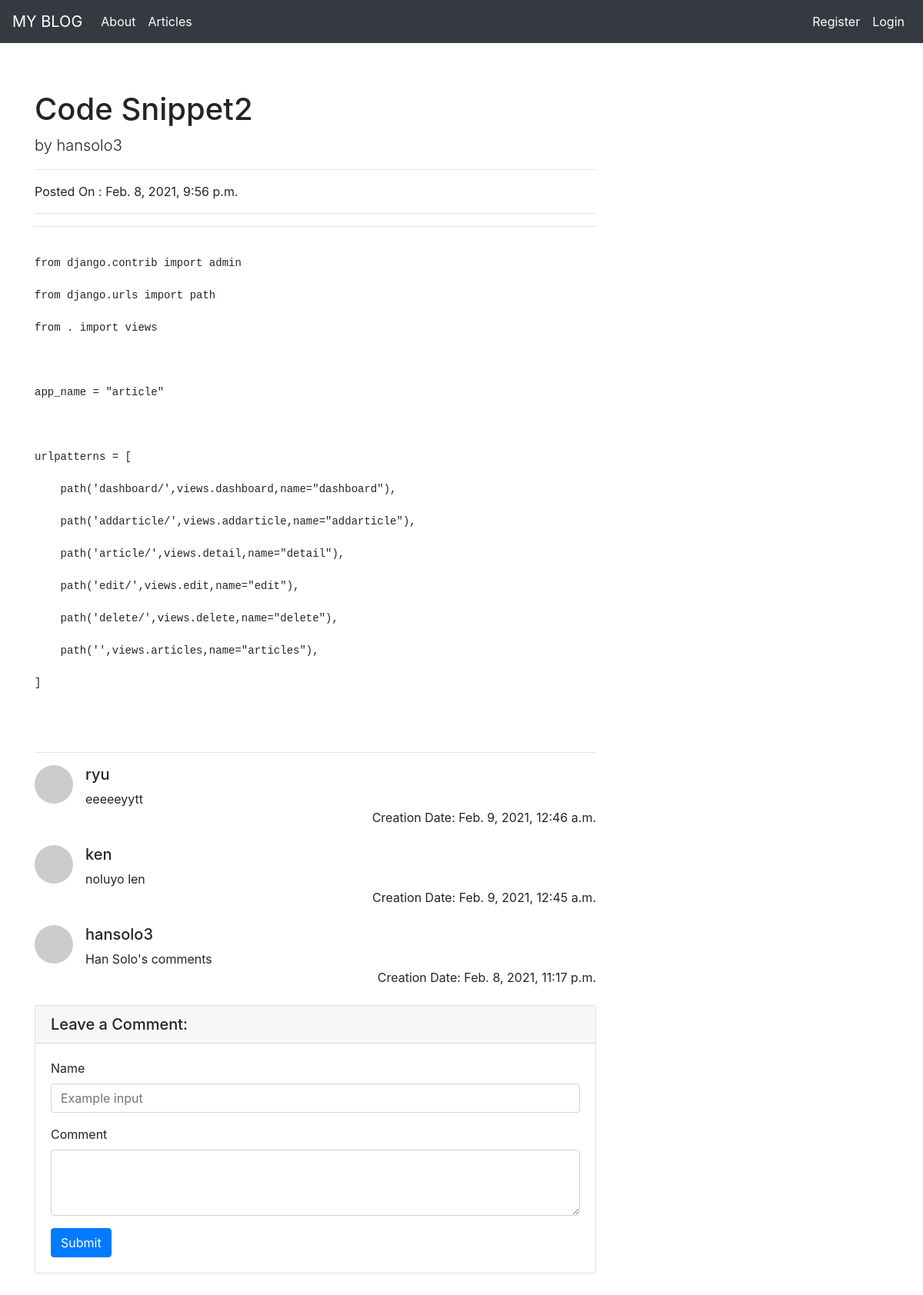
Screenshot of /articles/article/13 with the database file from the repository.
### article/models.py (models this page shows, shortened)
class Article(models.Model):
    author = models.ForeignKey("auth.User",on_delete=models.CASCADE) # usingon-delete parameter makes auto-deletion of articles that user created when user is deleted
    title = models.CharField(max_length = 50)
    content = RichTextField(verbose_name= "Article Content") # If we use verbose_name parameter, in admin panel, we see the title as given text
    created_date = models.DateTimeField(auto_now_add=True,verbose_name="Creation Date")
    article_image = models.FileField(blank = True, null = True, verbose_name="Add an image")
    class Meta:
        ordering = ['-created_date']

class Comment(models.Model):
    article = models.ForeignKey(Article,on_delete=models.CASCADE,verbose_name ="Article",related_name="comments")
    comment_author = models.CharField(max_length=30,verbose_name="author")
    comment_content = models.CharField(max_length=300,verbose_name="content")
    comment_date = models.DateTimeField(auto_now_add=True)
    class Meta:
        ordering = ['-comment_date']

### article/views.py (the view)
# urls.py: path('article/<int:id>',views.detail,name="detail"),
def detail(request,id):
    article = get_object_or_404(Article,id=id)
    comments=article.comments.all()
    return render(request,"detail.html",{"article":article, "comments":comments})

### templates/detail.html (shortened to what this page needs)
{% extends "layout.html" %}
{% block body %}
    <div class="row">
      <div class="col-lg-8">
        <h1 class="mt-4">{{article.title}}</h1>
        <p class="lead">by {{article.author}}</p>
        <hr>
        <p>Posted On : {{article.created_date}}</p>
        <hr>
        <hr>
            {{article.content|safe}}
        <hr>
        {% if comments %}
          {% for comment in comments %}
            <div class="media mb-4">
              <img class="d-flex mr-3 rounded-circle" src="http://placehold.it/50x50" alt="">
              <div class="media-body">
                <h5 class="mt-0">{{comment.comment_author}}</h5>
                {{comment.comment_content}}
                <br>
                <div style="float : right">
                  Creation Date: {{comment.comment_date}}
                </div>
              </div>
            </div>
          {% endfor %}
        {% else %}
        <div class="alert alert-info">
           There is no comment yet...
        </div>
        {% endif %}
            <div class="card my-4">
              <h5 class="card-header">Leave a Comment:</h5>
              <div class="card-body">
                <form action = "{%url 'article:comment' article.id%}" method="post">
                  <div class="form-group">
                    <label for="formGroupExampleInput">Name</label>
                    <input type="text" name="comment_author" class="form-control" id="formGroupExampleInput" placeholder="Example input">
                  </div>
                  <div class="form-group">
                    <label for="formGroupExampleInput">Comment</label>
                    <textarea name="comment_content" class="form-control" rows="3"></textarea>
                  </div>
                  <button type="submit" class="btn btn-primary">Submit</button>
                </form>
              </div>
            </div>
      </div>
{% endblock body %}

### templates/layout.html (shortened to what this page needs)
<!DOCTYPE html>
{% load static %}}
<html lang="en">
<head>
    <link rel="stylesheet" href="{% static 'css/bootstrap.min.css' %}"/>
</head>
<body>
    {% include "includes/navbar.html" %}
    <div style="margin-top: 70px; margin-bottom: 100px" class="container">
        {% block body  %}
        {% endblock body  %}
    </div>
</body>
</html>

### templates/includes/navbar.html (shortened to what this page needs)
<nav class="navbar navbar-expand-md navbar-dark fixed-top bg-dark">
      <a class="navbar-brand" href="{%url 'index'%}">MY BLOG</a>
      <div class="collapse navbar-collapse" id="navbarCollapse">
        <ul class="navbar-nav mr-auto">
          <li class="nav-item active">
            <a class="nav-link" href="{%url 'about'%}">About </span></a>
          </li>
          <li class="nav-item active">
            <a class="nav-link" href="{%url 'article:articles'%}">Articles </span></a>
          </li>
        </ul>
        <ul class="navbar-nav ml-auto">
        {% if request.user.is_authenticated %}
          <li class="nav-item active">
            <a class="nav-link" href="{%url 'article:dashboard'%}">Dashboard </span></a>
          </li>
          <li class="nav-item active">
            <a class="nav-link" href="{%url 'user:logout'%}">Log out </span></a>
          </li>
        {% else %}
          <li class="nav-item active">
            <a class="nav-link" href="{%url 'user:register'%}">Register </span></a>
          </li>
          <li class="nav-item active">
            <a class="nav-link" href="{%url 'user:login'%}">Login </span></a>
          </li>
        {% endif %}
        </ul>
      </div>
    </nav>

### rows the page displays
Article: title "Code Snippet2", author "hansolo3", created_date "Feb. 8, 2021, 9:56 p.m.", content "from django.contrib import admin from django.urls import path from . import views app_name = \"article\" urlpatterns = [ path('dashboard/',views.dashboard,name=\"dashboard\"), path('addarticle/',views.addarticle,name=\"addarticle\"), path('article/ ',views.detail,name=\"detail\"), path('edit/ ',views.edit,name=\"edit\"), path('delete/ ',views.delete,name=\"delete\"), path('',views.articles,name=\"articles\"), ]"
Comment: comment_author "ryu", comment_content "eeeeeyytt", comment_date "Feb. 9, 2021, 12:46 a.m."
Comment: comment_author "ken", comment_content "noluyo len", comment_date "Feb. 9, 2021, 12:45 a.m."
Comment: comment_author "hansolo3", comment_content "Han Solo's comments", comment_date "Feb. 8, 2021, 11:17 p.m."
